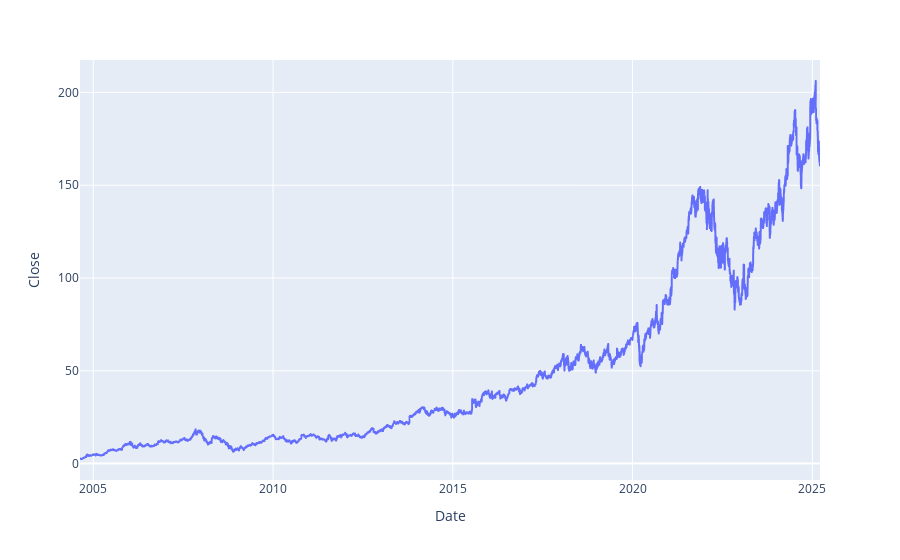

The notebook cell saved with this chart:
### Code cell
fig = px.line(df, x=df["Date"], y=df["Close"])
fig.show()

### Figure 1 — Plotly figure (JSON) as saved in the notebook; plotly's stock layout.template omitted (floating-point values rounded to 4 significant figures; data arrays with more than 128 entries replaced by an {"elided": "..."} marker saying what was removed)
{"data": [{"hovertemplate": "Date=%{x}<br>Close=%{y}<extra></extra>", "legendgroup": "", "line": {"color": "#636efa", "dash": "solid"}, "marker": {"symbol": "circle"}, "mode": "lines", "name": "", "showlegend": false, "type": "scattergl", "x": {"elided": "5179 str values"}, "xaxis": "x", "y": {"elided": "5179 float values"}, "yaxis": "y"}], "layout": {"legend": {"tracegroupgap": 0}, "margin": {"t": 60}, "xaxis": {"anchor": "y", "domain": [0, 1], "title": {"text": "Date"}}, "yaxis": {"anchor": "x", "domain": [0, 1], "title": {"text": "Close"}}}}
